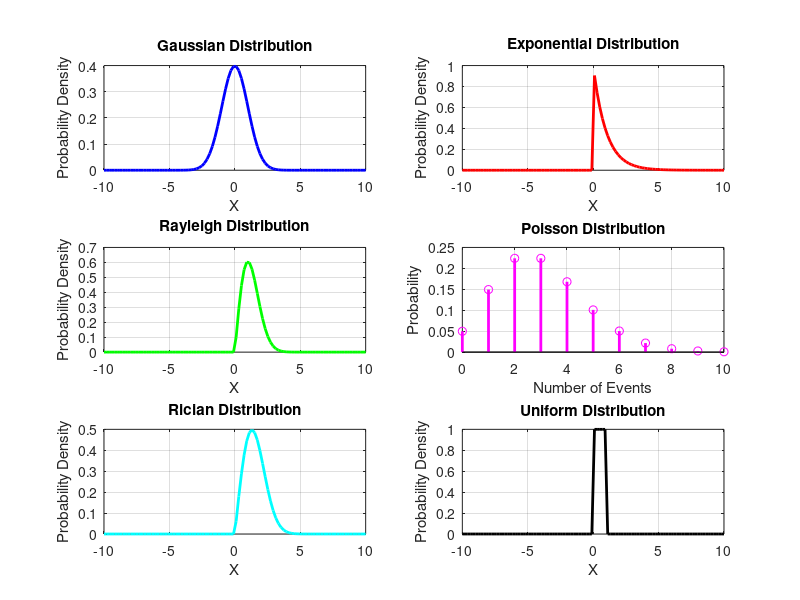

Write the MATLAB code that produced this figure.
clc; clear; close all; % Clear command window, workspace, and close figures

% Define the range for x, including negative values
x = linspace(-10 , 10, 100); % X range for plotting PDFs
k = 0:10; % Range for discrete distributions (Poisson)

%% 1. Gaussian Distribution
mu = 0;        % Mean
sigma = 1;     % Standard Deviation
y_gaussian = (1/(sigma*sqrt(2*pi))) * exp(-(x - mu).^2 / (2 * sigma^2)); % Normal distribution PDF using formula
mean_gaussian = mu; % Mean of Gaussian distribution
variance_gaussian = sigma^2; % Variance of Gaussian distribution

%% 2. Exponential Distribution
lambda = 1; % Rate parameter
y_exponential = lambda * exp(-lambda * x); % Exponential distribution PDF using formula
y_exponential(x < 0) = 0; % Set negative x values to 0 for Exponential distribution
mean_exponential = 1 / lambda; % Mean of Exponential distribution
variance_exponential = 1 / (lambda^2); % Variance of Exponential distribution

%% 3. Rayleigh Distribution
sigma_rayleigh = 1; % Scale parameter
y_rayleigh = (x / sigma_rayleigh^2) .* exp(-x.^2 / (2 * sigma_rayleigh^2)); % Rayleigh distribution PDF using formula
y_rayleigh(x < 0) = 0; % Set negative x values to 0 for Rayleigh distribution
mean_rayleigh = sigma_rayleigh * sqrt(pi / 2); % Mean of Rayleigh distribution
variance_rayleigh = (2 - pi / 2) * sigma_rayleigh^2; % Variance of Rayleigh distribution

%% 4. Poisson Distribution
lambda_poisson = 3; % Rate parameter
y_poisson = arrayfun(@(k_val) (lambda_poisson^k_val * exp(-lambda_poisson)) / factorial(k_val), k); % Poisson distribution PMF
mean_poisson = lambda_poisson; % Mean of Poisson distribution
variance_poisson = lambda_poisson; % Variance of Poisson distribution

%% 5. Rician Distribution
K = 1; % Rician factor
sigma_rician = 1; % Scale parameter
y_rician = (x / sigma_rician^2) .* exp(-(x.^2 + K^2) / (2 * sigma_rician^2)) .* besseli(0, (K * x) / sigma_rician^2); % Rician distribution PDF using formula
y_rician(x < 0) = 0; % Set negative x values to 0 for Rician distribution
mean_rician = sigma_rician * sqrt(pi / 2) * (1 + K); % Approximate mean for Rician distribution
variance_rician = sigma_rician^2 * (2 - pi / 2) * (1 + K); % Approximate variance for Rician distribution

%% 6. Uniform Distribution
a = 0; % Lower bound
b = 1; % Upper bound
y_uniform = (x >= a & x <= b) / (b - a); % Uniform distribution PDF using formula
mean_uniform = (a + b) / 2; % Mean of Uniform distribution
variance_uniform = (b - a)^2 / 12; % Variance of Uniform distribution

%% Plot all distributions

figure('Position', [100, 100, 800, 600]);

% Gaussian Distribution
subplot(3, 2, 1);
plot(x, y_gaussian, 'b-', 'LineWidth', 2);
title('Gaussian Distribution');
xlabel('X');
ylabel('Probability Density');
grid on;

% Exponential Distribution
subplot(3, 2, 2);
plot(x, y_exponential, 'r-', 'LineWidth', 2);
title('Exponential Distribution');
xlabel('X');
ylabel('Probability Density');
grid on;

% Rayleigh Distribution
subplot(3, 2, 3);
plot(x, y_rayleigh, 'g-', 'LineWidth', 2);
title('Rayleigh Distribution');
xlabel('X');
ylabel('Probability Density');
grid on;

% Poisson Distribution
subplot(3, 2, 4);
stem(k, y_poisson, 'm-', 'LineWidth', 2);
title('Poisson Distribution');
xlabel('Number of Events');
ylabel('Probability');
grid on;

% Rician Distribution
subplot(3, 2, 5);
plot(x, y_rician, 'c-', 'LineWidth', 2);
title('Rician Distribution');
xlabel('X');
ylabel('Probability Density');
grid on;

% Uniform Distribution
subplot(3, 2, 6);
plot(x, y_uniform, 'k-', 'LineWidth', 2);
title('Uniform Distribution');
xlabel('X');
ylabel('Probability Density');
grid on;

%% Display Means and Variances
fprintf('Gaussian Mean: %.2f, Variance: %.2f\n', mean_gaussian, variance_gaussian);
fprintf('Exponential Mean: %.2f, Variance: %.2f\n', mean_exponential, variance_exponential);
fprintf('Rayleigh Mean: %.2f, Variance: %.2f\n', mean_rayleigh, variance_rayleigh);
fprintf('Poisson Mean: %.2f, Variance: %.2f\n', mean_poisson, variance_poisson);
fprintf('Rician Mean: %.2f, Variance: %.2f\n', mean_rician, variance_rician);
fprintf('Uniform Mean: %.2f, Variance: %.2f\n', mean_uniform, variance_uniform);
